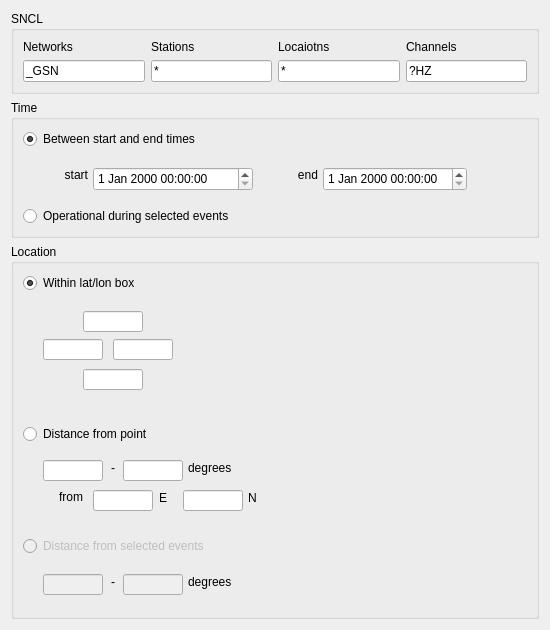
<?xml version="1.0" encoding="UTF-8"?>
<ui version="4.0">
 <class>StationQueryDialog</class>
 <widget class="QDialog" name="StationQueryDialog">
  <property name="geometry">
   <rect>
    <x>0</x>
    <y>0</y>
    <width>550</width>
    <height>625</height>
   </rect>
  </property>
  <property name="minimumSize">
   <size>
    <width>450</width>
    <height>0</height>
   </size>
  </property>
  <property name="windowTitle">
   <string>Dialog</string>
  </property>
  <layout class="QVBoxLayout" name="verticalLayout">
   <item>
    <widget class="QGroupBox" name="SNCLGroupBox">
     <property name="title">
      <string>SNCL</string>
     </property>
     <layout class="QGridLayout" name="gridLayout">
      <item row="0" column="2">
       <widget class="QLabel" name="locationLabel">
        <property name="text">
         <string>Locaiotns</string>
        </property>
       </widget>
      </item>
      <item row="0" column="0">
       <widget class="QLabel" name="networkLabel">
        <property name="text">
         <string>Networks</string>
        </property>
       </widget>
      </item>
      <item row="0" column="3">
       <widget class="QLabel" name="channelLabel">
        <property name="text">
         <string>Channels</string>
        </property>
       </widget>
      </item>
      <item row="0" column="1">
       <widget class="QLabel" name="stationLabel">
        <property name="text">
         <string>Stations</string>
        </property>
       </widget>
      </item>
      <item row="1" column="1">
       <widget class="QLineEdit" name="stationLineEdit">
        <property name="text">
         <string>*</string>
        </property>
       </widget>
      </item>
      <item row="1" column="0">
       <widget class="QLineEdit" name="networkLineEdit">
        <property name="text">
         <string>_GSN</string>
        </property>
       </widget>
      </item>
      <item row="1" column="2">
       <widget class="QLineEdit" name="locationLineEdit">
        <property name="text">
         <string>*</string>
        </property>
       </widget>
      </item>
      <item row="1" column="3">
       <widget class="QLineEdit" name="channelLineEdit">
        <property name="text">
         <string>?HZ</string>
        </property>
       </widget>
      </item>
     </layout>
    </widget>
   </item>
   <item>
    <widget class="QGroupBox" name="timeGroupBox">
     <property name="title">
      <string>Time</string>
     </property>
     <layout class="QVBoxLayout" name="verticalLayout_2">
      <item>
       <widget class="QRadioButton" name="timeBetweenRadioButton">
        <property name="enabled">
         <bool>true</bool>
        </property>
        <property name="text">
         <string>Between start and end times</string>
        </property>
        <property name="checked">
         <bool>true</bool>
        </property>
       </widget>
      </item>
      <item>
       <widget class="QWidget" name="timeWidget" native="true">
        <property name="minimumSize">
         <size>
          <width>0</width>
          <height>45</height>
         </size>
        </property>
        <widget class="QDateTimeEdit" name="endtimeDateTimeEdit">
         <property name="geometry">
          <rect>
           <x>300</x>
           <y>12</y>
           <width>144</width>
           <height>24</height>
          </rect>
         </property>
        </widget>
        <widget class="QDateTimeEdit" name="starttimeDateTimeEdit">
         <property name="geometry">
          <rect>
           <x>70</x>
           <y>12</y>
           <width>160</width>
           <height>24</height>
          </rect>
         </property>
         <property name="alignment">
          <set>Qt::AlignLeading|Qt::AlignLeft|Qt::AlignVCenter</set>
         </property>
        </widget>
        <widget class="QLabel" name="starttimeLabel">
         <property name="geometry">
          <rect>
           <x>25</x>
           <y>12</y>
           <width>40</width>
           <height>16</height>
          </rect>
         </property>
         <property name="text">
          <string>start</string>
         </property>
         <property name="alignment">
          <set>Qt::AlignRight|Qt::AlignTrailing|Qt::AlignVCenter</set>
         </property>
        </widget>
        <widget class="QLabel" name="endtimeLabele">
         <property name="geometry">
          <rect>
           <x>255</x>
           <y>12</y>
           <width>40</width>
           <height>16</height>
          </rect>
         </property>
         <property name="text">
          <string>end</string>
         </property>
         <property name="alignment">
          <set>Qt::AlignRight|Qt::AlignTrailing|Qt::AlignVCenter</set>
         </property>
        </widget>
       </widget>
      </item>
      <item>
       <widget class="QRadioButton" name="timeDuringEventsRadioButton">
        <property name="text">
         <string>Operational during selected events</string>
        </property>
       </widget>
      </item>
     </layout>
    </widget>
   </item>
   <item>
    <widget class="QGroupBox" name="locationGroupBox">
     <property name="minimumSize">
      <size>
       <width>0</width>
       <height>375</height>
      </size>
     </property>
     <property name="title">
      <string>Location</string>
     </property>
     <layout class="QVBoxLayout" name="verticalLayout_4">
      <item>
       <widget class="QRadioButton" name="locationRangeRadioButton">
        <property name="text">
         <string>Within lat/lon box</string>
        </property>
        <property name="checked">
         <bool>true</bool>
        </property>
       </widget>
      </item>
      <item>
       <widget class="QWidget" name="locationRangeWidget" native="true">
        <property name="sizePolicy">
         <sizepolicy hsizetype="Preferred" vsizetype="Preferred">
          <horstretch>0</horstretch>
          <verstretch>0</verstretch>
         </sizepolicy>
        </property>
        <property name="minimumSize">
         <size>
          <width>0</width>
          <height>120</height>
         </size>
        </property>
        <widget class="QLineEdit" name="locationRangeEastLineEdit">
         <property name="geometry">
          <rect>
           <x>90</x>
           <y>40</y>
           <width>60</width>
           <height>21</height>
          </rect>
         </property>
        </widget>
        <widget class="QLineEdit" name="locationRangeWestLineEdit">
         <property name="geometry">
          <rect>
           <x>20</x>
           <y>40</y>
           <width>60</width>
           <height>21</height>
          </rect>
         </property>
        </widget>
        <widget class="QLineEdit" name="locationRangeNorthLineEdit">
         <property name="geometry">
          <rect>
           <x>60</x>
           <y>12</y>
           <width>60</width>
           <height>21</height>
          </rect>
         </property>
        </widget>
        <widget class="QLineEdit" name="locationRangeSouthLineEdit">
         <property name="geometry">
          <rect>
           <x>60</x>
           <y>70</y>
           <width>60</width>
           <height>21</height>
          </rect>
         </property>
        </widget>
       </widget>
      </item>
      <item>
       <widget class="QRadioButton" name="locationDistanceFromPointRadioButton">
        <property name="enabled">
         <bool>true</bool>
        </property>
        <property name="text">
         <string>Distance from point</string>
        </property>
       </widget>
      </item>
      <item>
       <widget class="QWidget" name="distanceFromPointWidget" native="true">
        <property name="minimumSize">
         <size>
          <width>0</width>
          <height>80</height>
         </size>
        </property>
        <widget class="QLineEdit" name="distanceFromPointEastLineEdit">
         <property name="enabled">
          <bool>true</bool>
         </property>
         <property name="geometry">
          <rect>
           <x>70</x>
           <y>40</y>
           <width>60</width>
           <height>21</height>
          </rect>
         </property>
        </widget>
        <widget class="QLabel" name="label_8">
         <property name="enabled">
          <bool>true</bool>
         </property>
         <property name="geometry">
          <rect>
           <x>135</x>
           <y>40</y>
           <width>10</width>
           <height>16</height>
          </rect>
         </property>
         <property name="text">
          <string>E</string>
         </property>
         <property name="alignment">
          <set>Qt::AlignCenter</set>
         </property>
        </widget>
        <widget class="QLabel" name="label_9">
         <property name="enabled">
          <bool>true</bool>
         </property>
         <property name="geometry">
          <rect>
           <x>225</x>
           <y>40</y>
           <width>10</width>
           <height>16</height>
          </rect>
         </property>
         <property name="text">
          <string>N</string>
         </property>
        </widget>
        <widget class="QLineEdit" name="distanceFromPointMinRadiusLineEdit">
         <property name="enabled">
          <bool>true</bool>
         </property>
         <property name="geometry">
          <rect>
           <x>20</x>
           <y>10</y>
           <width>60</width>
           <height>21</height>
          </rect>
         </property>
        </widget>
        <widget class="QLabel" name="label_10">
         <property name="enabled">
          <bool>true</bool>
         </property>
         <property name="geometry">
          <rect>
           <x>85</x>
           <y>10</y>
           <width>10</width>
           <height>16</height>
          </rect>
         </property>
         <property name="text">
          <string>-</string>
         </property>
         <property name="alignment">
          <set>Qt::AlignCenter</set>
         </property>
        </widget>
        <widget class="QLineEdit" name="distanceFromPointMaxRadiusLineEdit">
         <property name="enabled">
          <bool>true</bool>
         </property>
         <property name="geometry">
          <rect>
           <x>100</x>
           <y>10</y>
           <width>60</width>
           <height>21</height>
          </rect>
         </property>
        </widget>
        <widget class="QLineEdit" name="distanceFromPointNorthLineEdit">
         <property name="enabled">
          <bool>true</bool>
         </property>
         <property name="geometry">
          <rect>
           <x>160</x>
           <y>40</y>
           <width>60</width>
           <height>21</height>
          </rect>
         </property>
        </widget>
        <widget class="QLabel" name="label_11">
         <property name="enabled">
          <bool>true</bool>
         </property>
         <property name="geometry">
          <rect>
           <x>165</x>
           <y>10</y>
           <width>60</width>
           <height>16</height>
          </rect>
         </property>
         <property name="text">
          <string>degrees</string>
         </property>
        </widget>
        <widget class="QLabel" name="label_6">
         <property name="enabled">
          <bool>true</bool>
         </property>
         <property name="geometry">
          <rect>
           <x>20</x>
           <y>40</y>
           <width>40</width>
           <height>13</height>
          </rect>
         </property>
         <property name="text">
          <string>from</string>
         </property>
         <property name="alignment">
          <set>Qt::AlignRight|Qt::AlignTrailing|Qt::AlignVCenter</set>
         </property>
        </widget>
        <zorder>label_10</zorder>
        <zorder>distanceFromPointMaxRadiusLineEdit</zorder>
        <zorder>distanceFromPointMinRadiusLineEdit</zorder>
        <zorder>label_11</zorder>
        <zorder>distanceFromPointEastLineEdit</zorder>
        <zorder>label_8</zorder>
        <zorder>label_9</zorder>
        <zorder>distanceFromPointNorthLineEdit</zorder>
        <zorder>label_6</zorder>
       </widget>
      </item>
      <item>
       <widget class="QRadioButton" name="locationDistanceFromEventsRadioButton">
        <property name="enabled">
         <bool>false</bool>
        </property>
        <property name="text">
         <string>Distance from selected events</string>
        </property>
       </widget>
      </item>
      <item>
       <widget class="QWidget" name="distanceFromEventsWidget" native="true">
        <property name="minimumSize">
         <size>
          <width>0</width>
          <height>45</height>
         </size>
        </property>
        <widget class="QLineEdit" name="distanceFromEventsMinradiusLineEdit">
         <property name="enabled">
          <bool>false</bool>
         </property>
         <property name="geometry">
          <rect>
           <x>20</x>
           <y>12</y>
           <width>60</width>
           <height>21</height>
          </rect>
         </property>
        </widget>
        <widget class="QLabel" name="label_3">
         <property name="enabled">
          <bool>true</bool>
         </property>
         <property name="geometry">
          <rect>
           <x>85</x>
           <y>12</y>
           <width>10</width>
           <height>16</height>
          </rect>
         </property>
         <property name="text">
          <string>-</string>
         </property>
         <property name="alignment">
          <set>Qt::AlignCenter</set>
         </property>
        </widget>
        <widget class="QLineEdit" name="distanceFromEventsMaxradiusLineEdit">
         <property name="enabled">
          <bool>false</bool>
         </property>
         <property name="geometry">
          <rect>
           <x>100</x>
           <y>12</y>
           <width>60</width>
           <height>21</height>
          </rect>
         </property>
        </widget>
        <widget class="QLabel" name="label_5">
         <property name="enabled">
          <bool>true</bool>
         </property>
         <property name="geometry">
          <rect>
           <x>165</x>
           <y>12</y>
           <width>60</width>
           <height>16</height>
          </rect>
         </property>
         <property name="text">
          <string>degrees</string>
         </property>
        </widget>
       </widget>
      </item>
     </layout>
    </widget>
   </item>
  </layout>
 </widget>
 <resources/>
 <connections/>
</ui>
